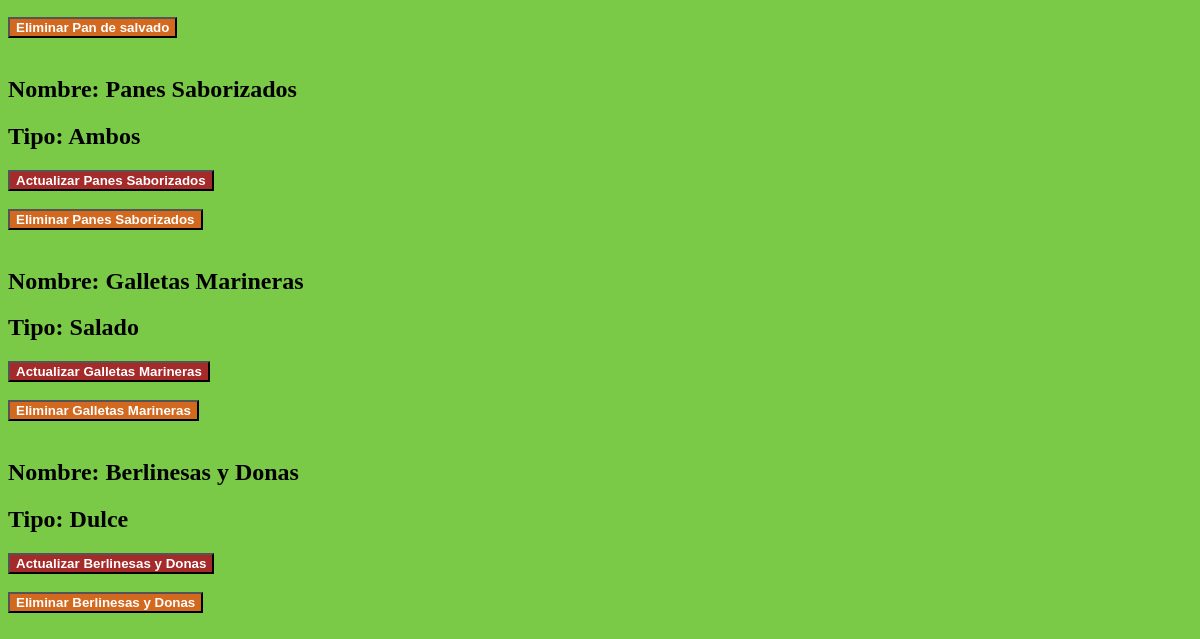
Page /receta/dulce/ (lower part) on the earlier database version.
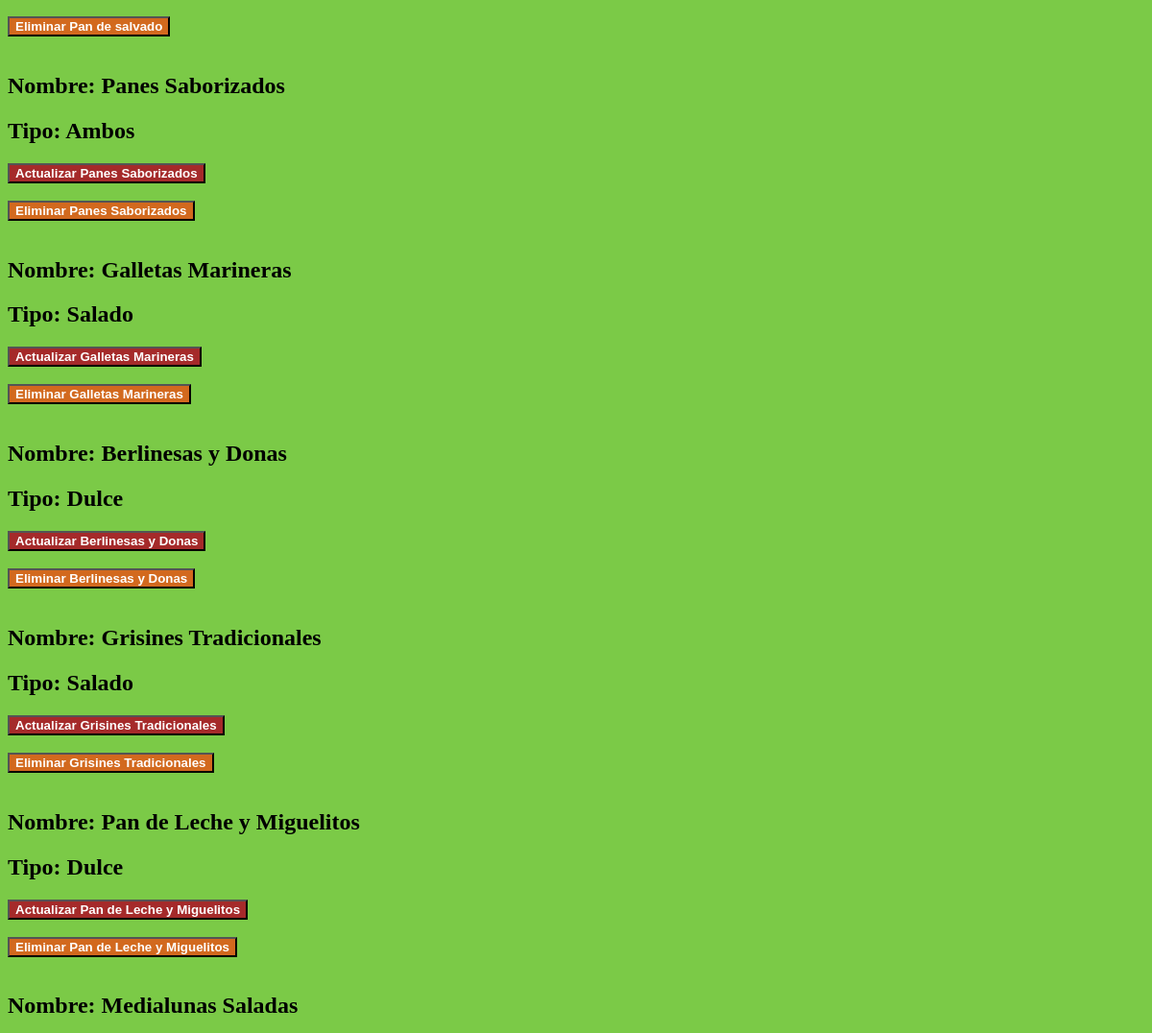
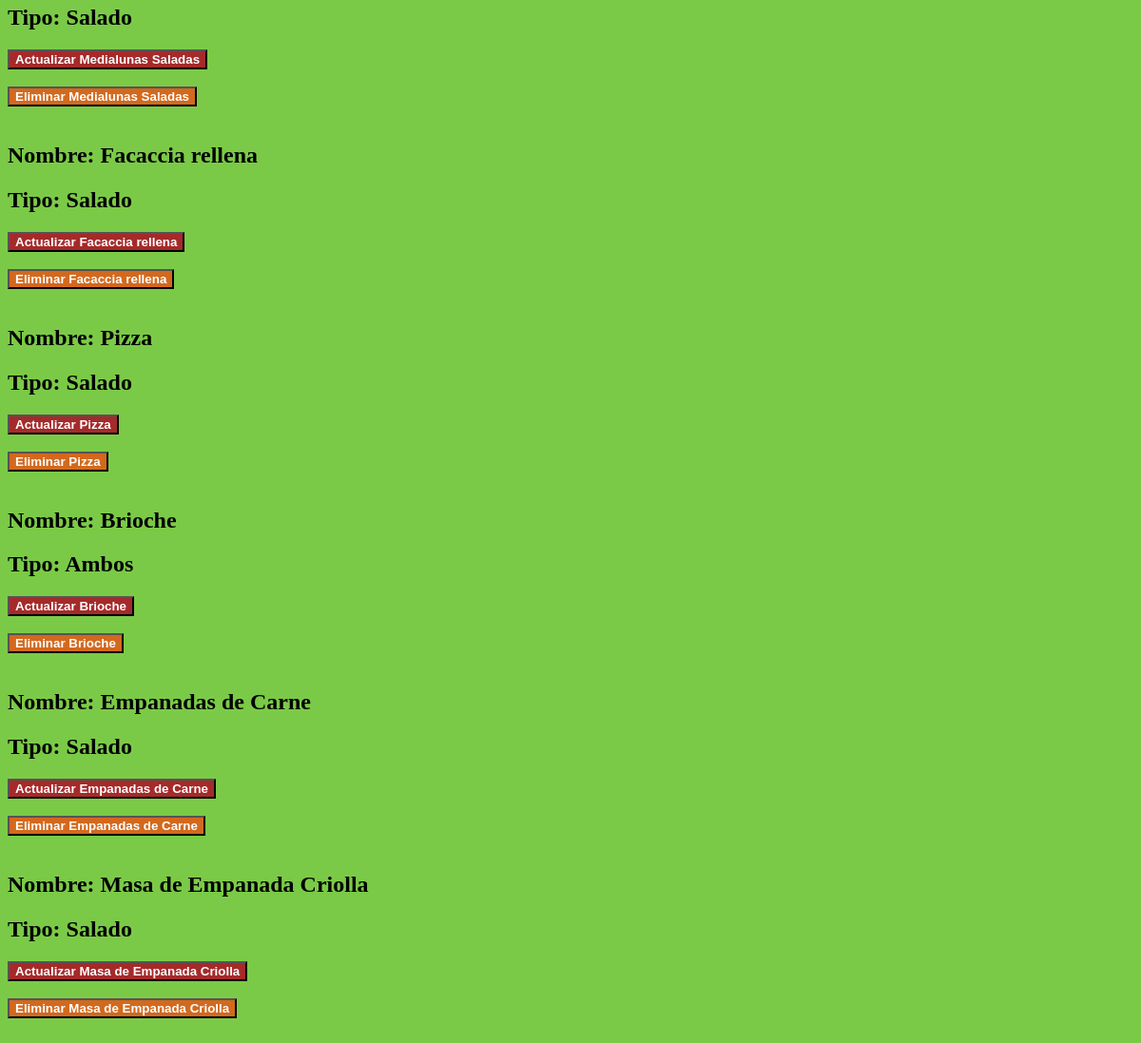
Same page on the later database version (2 pictures, top to bottom).
### apps/receta/models.py (models this page shows, shortened)
class Dulce(models.Model):
    nombre = models.CharField(max_length= 250)
    tipo = models.CharField(max_length=20)

### apps/receta/views.py (the view)
# urls.py: path('receta/dulce/',Dulce_v.as_view(), name = 'receta_dulce'),
class Dulce_v(View):
    def get(self, request, *args, **kwargs):
        lista_dulce = Dulce.objects.all()
        context = {
            'dulce_lista' : lista_dulce
        }
        return render(request, 'dulce.html', context)

### templates/dulce.html (shortened to what this page needs)
{% load static %}
<!DOCTYPE html>
<html lang="en">
<head>
    <link rel="stylesheet" href="{% static 'css/main.css' %}">
</head>
<body>
    <div>
        {% for objeto in dulce_lista %}
            <h2>Nombre: {{objeto.nombre}}</h2>
            <h2>Tipo: {{objeto.tipo}}</h2>
            <a href="{% url 'actualizar_receta' objeto.pk %}" ><button class = "button6">Actualizar {{objeto.nombre}} </button></a><br><br>
            <a href="{% url 'eliminar_receta' objeto.pk %}" ><button class = "button4">Eliminar {{objeto.nombre}} </button></a><br><br>
        {% endfor %}
    </div>
</body>
</html>

### static/css/main.css (style rules this page uses)
.button4 { background-color: chocolate; color : white; font-weight: 900; }
.button6 { background-color: brown; color : white; font-weight: 900; }
body { background-color: rgb(123, 202, 71); }

Differences in the rows shown:
added Dulce: nombre "Grisines Tradicionales", tipo "Salado"
added Dulce: nombre "Pan de Leche y Miguelitos", tipo "Dulce"
added Dulce: nombre "Medialunas Saladas", tipo "Salado"
added Dulce: nombre "Facaccia rellena", tipo "Salado"
added Dulce: nombre "Pizza", tipo "Salado"
added Dulce: nombre "Brioche", tipo "Ambos"
added Dulce: nombre "Empanadas de Carne", tipo "Salado"
added Dulce: nombre "Masa de Empanada Criolla", tipo "Salado"
